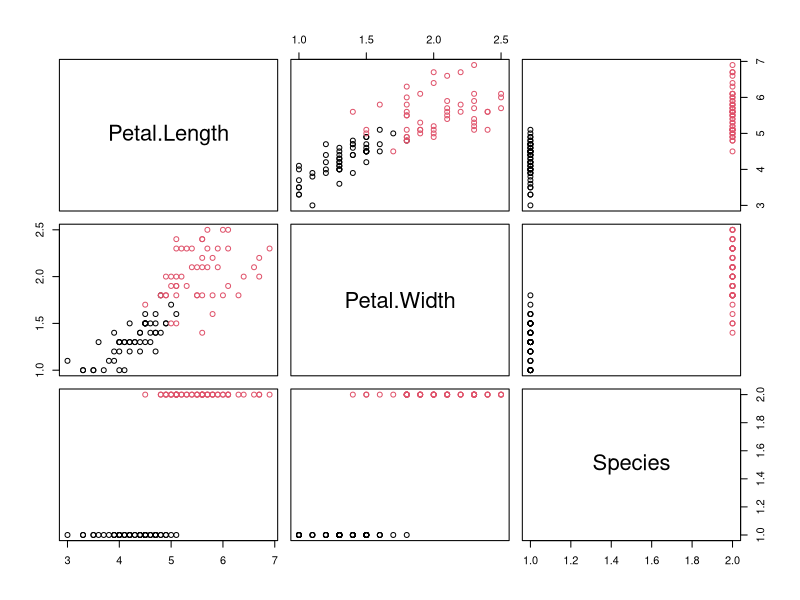

This chart was generated by the following R code:
## ---- chunk 1
# デモデータセットの作成
data(iris)    # irisデータの読み込み
dat <- iris[iris$Species %in% c("versicolor", "virginica"),
            c("Petal.Length", "Petal.Width", "Species")]
dat$Species <- factor(dat$Species, levels = c("versicolor", "virginica"))
head(dat, n = 5)
## ---- chunk 2
plot(dat, col = dat$Species)
## ---- chunk 3
library(MASS)
result <- qda(Species ~ Petal.Length + Petal.Width, data = dat)
result
## ---- chunk 4
# R言語のpredict関数で計算した判別得点
pred <- predict(result, dat[1, c("Petal.Length", "Petal.Width")])
pred$class
## ---- chunk 5
# R言語のpredict関数で計算した判別得点
pred <- predict(result, dat[1, c("Petal.Length", "Petal.Width")])
pred$class
## ---- chunk 6
# versicolor群の標本平均と分散共分散行列
dat_versi <- dat[dat$Species == "versicolor", 
                 c("Petal.Length", "Petal.Width")]
xbar_versi <- apply(dat_versi, MARGIN = 2, FUN = mean)
cov_versi <- cov(dat_versi)
## ---- chunk 7
# virginica群の標本平均と分散共分散行列
dat_virgi <- dat[dat$Species == "virginica", 
                 c("Petal.Length", "Petal.Width")]
xbar_virgi <- apply(dat_virgi, MARGIN = 2, FUN = mean)
cov_virgi <- cov(dat_virgi)
## ---- chunk 8
x <- dat[1, c("Petal.Length", "Petal.Width")]
d_versi <- mahalanobis(x = x, center = xbar_versi, cov = cov_versi)
d_virgi <- mahalanobis(x = x, center = xbar_virgi, cov = cov_virgi)
- d_versi + d_virgi
## ---- chunk 9
Sm <- cov(dat[dat$Species == "versicolor", c("Petal.Length", "Petal.Width")])
Sp <- cov(dat[dat$Species == "virginica", c("Petal.Length", "Petal.Width")])
SW <- 1/(100-2) * ((50-1)*Sm + (50-1)*Sp)
coef <- t(xbar_versi - xbar_virgi) %*% solve(SW)
coef
## ---- chunk 10
result <- lda(Species ~ Petal.Length + Petal.Width, data = dat)
coef / as.vector(result$scaling)
